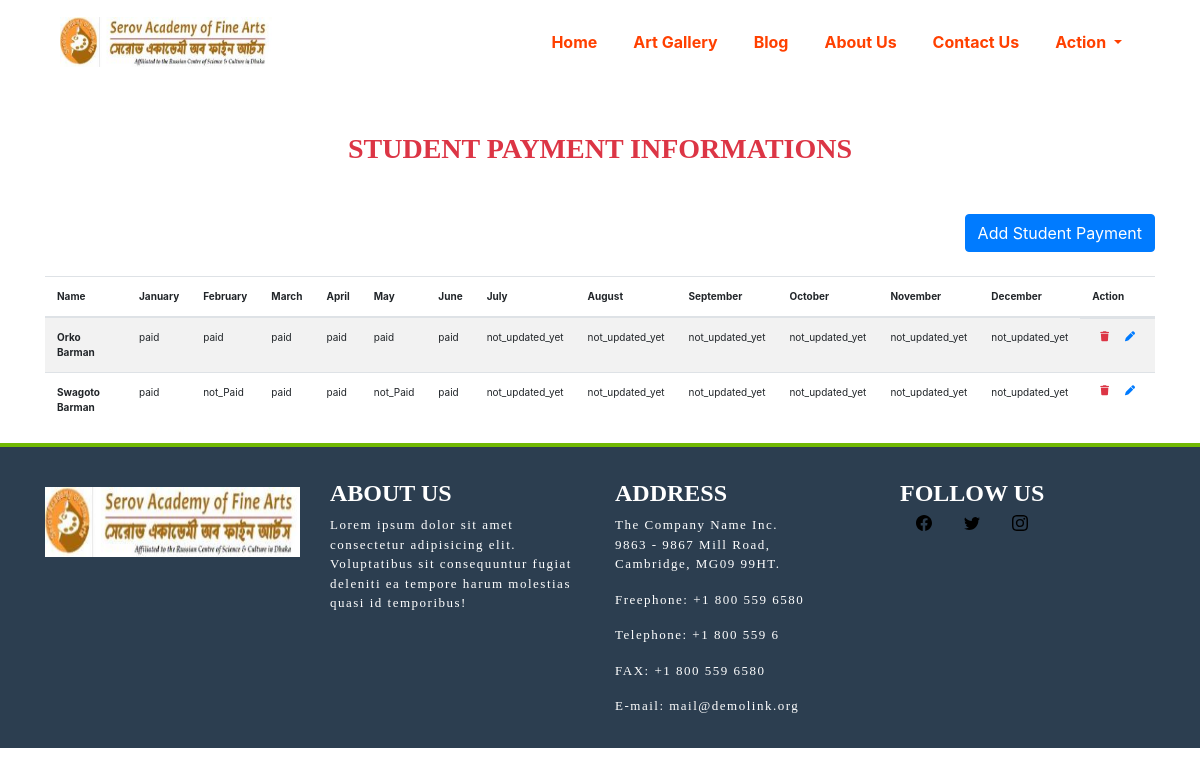
Page /student/payment on the earlier database version.
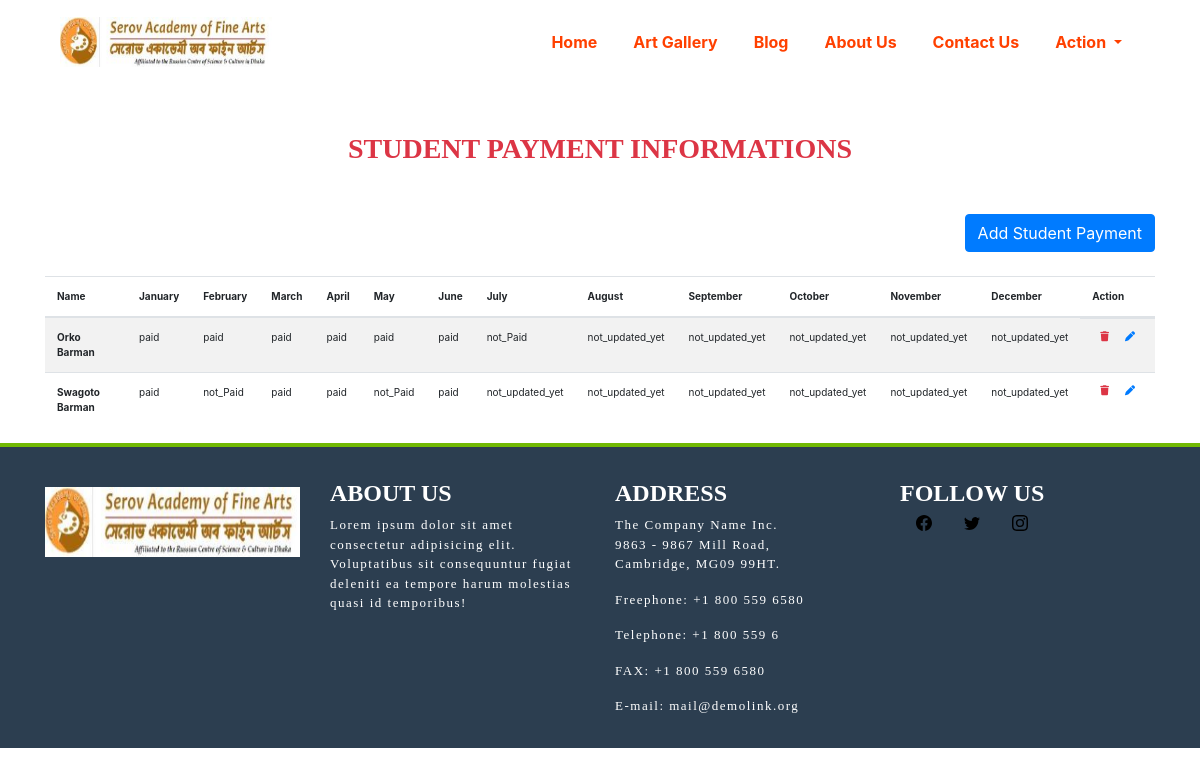
Same page on the later database version.
### main/models.py (models this page shows, shortened)
class Payment(models.Model):
    student=models.ForeignKey(Student,on_delete=models.CASCADE)
    january=models.CharField(max_length=255,choices=PAYMENT_STATUS,default="not_updated_yet")
    february = models.CharField(max_length=255, choices=PAYMENT_STATUS, default="not_updated_yet")
    march = models.CharField(max_length=255, choices=PAYMENT_STATUS, default="not_updated_yet")
    april = models.CharField(max_length=255, choices=PAYMENT_STATUS, default="not_updated_yet")
    may = models.CharField(max_length=255, choices=PAYMENT_STATUS, default="not_updated_yet")
    june = models.CharField(max_length=255, choices=PAYMENT_STATUS, default="not_updated_yet")
    july = models.CharField(max_length=255, choices=PAYMENT_STATUS, default="not_updated_yet")
    august = models.CharField(max_length=255, choices=PAYMENT_STATUS, default="not_updated_yet")
    september = models.CharField(max_length=255, choices=PAYMENT_STATUS, default="not_updated_yet")
    october = models.CharField(max_length=255, choices=PAYMENT_STATUS, default="not_updated_yet")
    november = models.CharField(max_length=255, choices=PAYMENT_STATUS, default="not_updated_yet")
    december = models.CharField(max_length=255, choices=PAYMENT_STATUS, default="not_updated_yet")

class Student(models.Model):
    name =models.CharField(max_length=255)
    roll =models.CharField(max_length=255)
    group =models.ForeignKey(Group,on_delete=models.CASCADE)
    email =models.EmailField(max_length=255,null=True,blank=True)
    gender=models.CharField(max_length=10,choices=GENDER_CHOICES)
    mobile =models.CharField(max_length=255)
    photo = models.ImageField(upload_to='images/student/')
    blood =models.CharField(max_length=10,choices=BLOOD_CHOICES)
    address =models.CharField(max_length=255,null=True,blank=True)
    father_name =models.CharField(max_length=255,null=True,blank=True)
    mother_name =models.CharField(max_length=255,null=True,blank=True)
    admission_date =models.DateField()

### main/views.py (the view)
# urls.py: path('student/payment', PaymentView.as_view(), name='student-payment'),
class PaymentView(ListView):
    model = Payment
    template_name = 'student_payment.html'
    ordering = ['student']

### main/templates/student_payment.html
{% extends 'base.html' %}
{% block body %}
    <div class="container">
        <h3 class="text-uppercase font-weight-bold text-center text-danger my-5">student payment informations</h3>
        <div class="text-right">
                            <a class="btn btn-primary text-white" href="{% url 'add-student-payment' %}">Add Student Payment</a>
        </div>
        <table class="table table-striped mt-4" style="font-size: x-small">
            <thead>
            <tr>
                <th scope="col">Name</th>
                <th scope="col">January</th>
                <th scope="col">February</th>
                <th scope="col">March</th>
                <th scope="col">April</th>
                <th scope="col">May</th>
                <th scope="col">June</th>
                <th scope="col">July</th>
                <th scope="col">August</th>
                <th scope="col">September</th>
                <th scope="col">October</th>
                <th scope="col">November</th>
                <th scope="col">December</th>
                <th scope="col">Action</th>
            </tr>
            </thead>
            <tbody>
            {% for payment in object_list %}
                <tr>
                    <th scope="row" class="text-capitalize">{{ payment.student.name }}</th>
                    <td>{{ payment.january }}</td>
                    <td>{{ payment.february }}</td>
                    <td>{{ payment.march }}</td>
                    <td>{{ payment.april }}</td>
                    <td>{{ payment.may }}</td>
                    <td>{{ payment.june }}</td>
                    <td>{{ payment.july }}</td>
                    <td>{{ payment.august }}</td>
                    <td>{{ payment.september }}</td>
                    <td>{{ payment.october }}</td>
                    <td>{{ payment.november }}</td>
                    <td>{{ payment.december }}</td>
                    <td class="d-flex"><a class="fas fa-trash text-danger mx-2" href="{% url 'delete-student-payment' payment.pk %}"></a><a class="fas fa-pen text-primary mx-2" href="{% url 'edit-student-payment' payment.pk%}"></a></td>
                </tr>
            {% endfor %}
            </tbody>
        </table>
    </div>
{% endblock %}

Differences in the rows shown:
changed Payment "Orko Barman": july "not_updated_yet" → "not_Paid"
